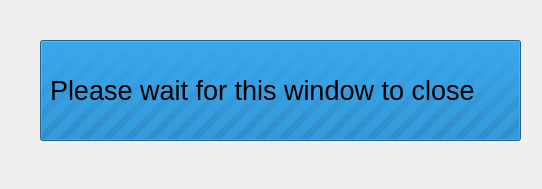
<?xml version="1.0" encoding="UTF-8"?>
<ui version="4.0">
 <class>BusyWindow</class>
 <widget class="QDialog" name="BusyWindow">
  <property name="geometry">
   <rect>
    <x>0</x>
    <y>0</y>
    <width>542</width>
    <height>189</height>
   </rect>
  </property>
  <property name="windowTitle">
   <string>Updating TestRail - please wait</string>
  </property>
  <widget class="QLabel" name="errorLabel">
   <property name="geometry">
    <rect>
     <x>30</x>
     <y>850</y>
     <width>500</width>
     <height>28</height>
    </rect>
   </property>
   <property name="font">
    <font>
     <pointsize>12</pointsize>
    </font>
   </property>
   <property name="text">
    <string>similarity</string>
   </property>
  </widget>
  <widget class="QProgressBar" name="progressBar">
   <property name="geometry">
    <rect>
     <x>40</x>
     <y>40</y>
     <width>481</width>
     <height>101</height>
    </rect>
   </property>
   <property name="maximum">
    <number>0</number>
   </property>
   <property name="value">
    <number>0</number>
   </property>
  </widget>
  <widget class="QLabel" name="label">
   <property name="geometry">
    <rect>
     <x>50</x>
     <y>60</y>
     <width>431</width>
     <height>61</height>
    </rect>
   </property>
   <property name="font">
    <font>
     <pointsize>20</pointsize>
    </font>
   </property>
   <property name="text">
    <string>Please wait for this window to close</string>
   </property>
  </widget>
 </widget>
 <layoutdefault spacing="6" margin="11"/>
 <resources/>
 <connections/>
</ui>
